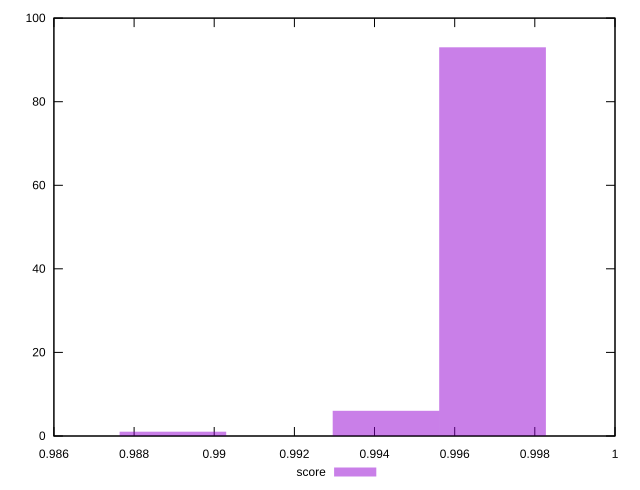

Source code (gnuplot):
reset
set terminal svg size 640, 490 enhanced background rgb 'white'
set output "reprap/interactive/samples/pages+cached+noexternal+nosvg/score/histogram.svg"

$score <<EOF
0.9969434732318373 93
0.9889679254459827 1
0.9942849573032191 6
EOF

set key outside below
set boxwidth 0.002658515928618233
set yrange [0:100]
set style fill transparent solid 0.5 noborder

plot \
  $score title "score" with boxes, \


reset
